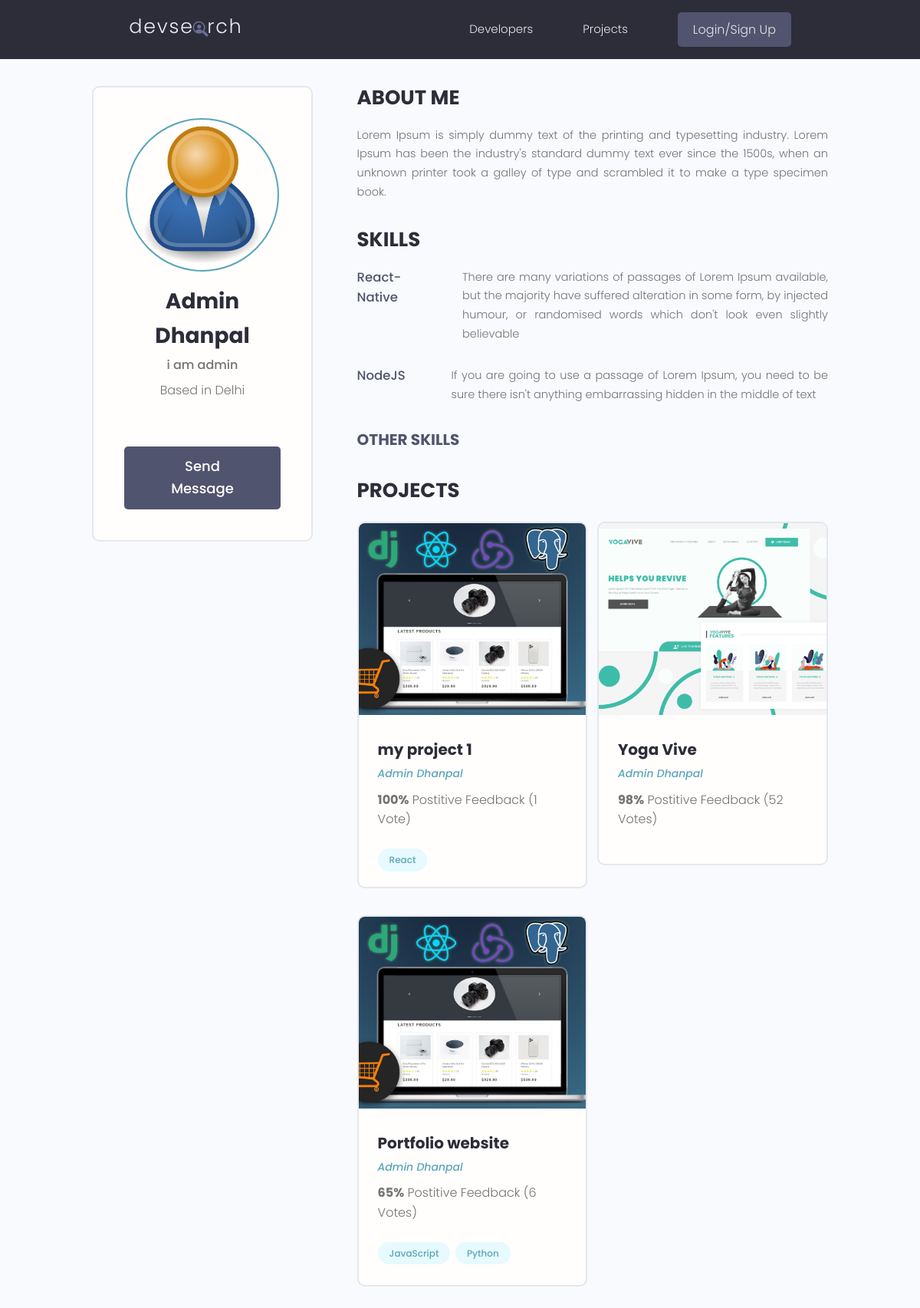
/users/profile/56ba7b20-1edb-4a6a-aa9d-6fe142777e73/, run on the app's committed database.
### users/models.py (models this page shows, shortened)
class Profile(models.Model):
    user = models.OneToOneField(User, on_delete=models.CASCADE, null=True, blank=True)
    name = models.CharField(max_length=200, blank=True, null=True)
    email = models.EmailField(max_length=500, blank=True, null=True)
    username = models.CharField(max_length=200, blank=True, null=True)
    location = models.CharField(max_length=200, blank=True, null=True)
    short_intro = models.CharField(max_length=200, blank=True, null=True)
    bio = models.TextField(blank=True,null=True)
    profile_image = models.ImageField(null=True,blank=True,upload_to='profiles/',default='profiles/user-default.png')
    social_github = models.CharField(max_length=200, blank=True, null=True)
    social_stackoverflow = models.CharField(max_length=200, blank=True, null=True)
    social_twitter = models.CharField(max_length=200, blank=True, null=True)
    social_linkedln = models.CharField(max_length=200, blank=True, null=True)
    social_youtube = models.CharField(max_length=200, blank=True, null=True)
    social_website = models.CharField(max_length=200, blank=True, null=True)
    created = models.DateTimeField(auto_now_add=True)
    id = models.UUIDField(default=uuid.uuid4, unique=True, primary_key=True,editable=False)
    def __str__(self):
        return str(self.name)

class Skill(models.Model):
    owner = models.ForeignKey(Profile, on_delete=models.CASCADE, null=True)
    name = models.CharField(max_length=200, blank=True, null=True)
    description = models.TextField(null=True, blank=True)
    created = models.DateTimeField(auto_now_add=True)
    id = models.UUIDField(default=uuid.uuid4, unique=True, primary_key=True, editable=False)

### projects/models.py (models this page shows, shortened)
class Project(models.Model):
    owner = models.ForeignKey(Profile,null=True, blank=True,on_delete=models.SET_NULL)
    title = models.CharField(max_length=200)
    description = models.TextField(null=True, blank=True )
    featured_image = models.ImageField(null=True, blank=True, default="default.jpg")
    demo_link = models.CharField(max_length=2000, null=True, blank=True)
    source_link = models.CharField(max_length=2000, null=True, blank=True)
    tags = models.ManyToManyField('Tag',blank=True)
    vote_total = models.IntegerField(default=0, null=True, blank=True)
    vote_ratio = models.IntegerField(default=0, null=True, blank=True)
    created = models.DateTimeField(auto_now_add=True)
    id = models.UUIDField(default=uuid.uuid4,  unique=True, primary_key=True, editable=False)
    class Meta:
        ordering = ['-vote_ratio', '-vote_total','title']

class Tag(models.Model):
    name = models.CharField(max_length=200)
    created = models.DateTimeField(auto_now_add=True)
    id = models.UUIDField(default=uuid.uuid4, unique=True,primary_key=True, editable=False)
    def __str__(self):
        return self.name

### users/views.py (the view)
# urls.py: path('profile/<str:pk>/', views.userProfile, name='user-profile'),
def userProfile(request,pk):
    profile = Profile.objects.get(id=pk)
    topSkills = profile.skill_set.exclude(description__exact="")
    otherSkills = profile.skill_set.filter(description="")
    context = {'profile': profile,"topSkills":topSkills,"otherSkills":otherSkills}
    return render(request, 'users/user-profile.html', context)

### users/templates/users/user-profile.html (shortened to what this page needs)
{% extends 'main.html' %}
{% block content %}
<main class="profile my-md">
    <div class="container">
      <div class="layout">
        <div class="column column--1of3">
          <div class="card text-center">
            <div class="card__body dev">
              <img class="avatar avatar--xl" src="{{ profile.profile_image.url }}" />
              <h2 class="dev__name">{{profile.name}}</h2>
              <p class="dev__title">{{profile.short_intro}}</p>
              <p class="dev__location">Based in {{profile.location}}</p>
              {% if request.user.profile.id != profile.id %}
                <a href="{% url 'create-message' profile.id %}" class="btn btn--sub btn--lg">Send Message </a>
              {% endif %}
            </div>
          </div>
        </div>
        <div class="column column--2of3">
          <div class="devInfo">
            <h3 class="devInfo__title">About Me</h3>
            <p class="devInfo__about">
              {{profile.bio}}
            </p>
          </div>
          <div class="devInfo">
            <h3 class="devInfo__title">Skills</h3>
            <div class="devInfo__skills">
              {% for skill in topSkills %}
              <div class="devSkill">
                <h4 class="devSkill__title">{{skill.name}}</h4>
                <p class="devSkill__info">
                  {{skill.description}}
                </p>
              </div>
              {% endfor %}
              <h3 class="devInfo__subtitle">Other Skills</h3>
            </div>
          </div>
          <div class="devInfo">
            <h3 class="devInfo__title">Projects</h3>
            <div class="grid grid--two">
              {% for project in profile.project_set.all %}
              <div class="column">
                <div class="card project">
                  <a href="{% url 'project' project.id %}" class="project">
                    <img class="project__thumbnail" src="{{project.featured_image.url}}" alt="project thumbnail" />
                    <div class="card__body">
                      <h3 class="project__title">{{project.title}}</h3>
                      <p><a class="project__author" href="{% url 'user-profile' project.owner.id %}">{{project.owner}}</a></p>
                      <p class="project--rating">
                        <span style="font-weight: bold;">{{project.vote_ratio}}%</span> Postitive
                        Feedback ({{project.vote_total}} Vote{{project.vote_total|pluralize:"s"}})
                      </p>
                      <div class="project__tags">
                        {% for tag in project.tags.all %}
                        <span class="tag tag--pill tag--main">
                          <small>{{tag}}</small>
                        </span>
                        {% endfor %}
                      </div>
                    </div>
                  </a>
                </div>
              </div>
              {% endfor %}
            </div>
          </div>
        </div>
      </div>
    </div>
  </main>
{% endblock content %}

### static/style/app.css (style rules this page uses)
:root { --color-sub: #2d2d39; }
.btn--sub { background-color: var(--color-sub-light); }
.card { border: 2px solid var(--color-light); }
img { width: 100%; }
.profile .card > .dev { padding: 4rem; }
.dev__name { color: var(--color-sub); font-size: 2.8rem; font-weight: 700; margin-top: 1rem; margin-bottom: 0.5rem; }
.dev__title { font-size: 1.6rem; font-weight: 500; line-height: 1.3; }
.dev__location { margin-top: 1rem; }
.devInfo { margin-bottom: 3rem; }
.devInfo__title, .devInfo__subtitle { font-size: 2.6rem; color: var(--color-sub); text-transform: uppercase; font-weight: 700; margin-bottom: 1.5rem; }
.devInfo__subtitle { font-size: 2rem; color: var(--color-sub-light); }
.devInfo__about, .devSkill__info { font-size: 1.45rem; line-height: 1.7; text-align: justify; }
.devSkill { margin-bottom: 3rem; }
.devSkill__title { font-size: 1.65rem; font-weight: 500; color: var(--color-sub-light); }
@media screen and (min-width: 700px) { .devSkill { display: flex; justify-content: space-between; gap: 3rem; } }
@media screen and (min-width: 700px) { .devSkill__info { flex-basis: 80%; } }
.project__author { font-size: 1.4rem; font-style: italic; }
.project--rating { margin-bottom: 1.6em; margin-top: .5em; }
.project__thumbnail { height: 25rem; object-fit: cover; object-position: top center; }
.project__title { font-size: 2rem; font-weight: 700; color: var(--color-sub); }

### static/uikit/styles/modules/_variables.css (style rules this page uses)
:root { --color-main: #5aa5b9; --color-main-light: #e6faff; --color-sub: #3f4156; --color-sub-light: #51546e; --color-sub-lighter: #ededfd; --color-text: #737373; --color-gray: #8b8b8b; --color-light: #e5e7eb; --color-light-gray: #767676; --color-bg: #f8fafd; --color-white: #fffefd; --color-white-light: #f3f3f3; --color-success: #359e64; --color-success-bg: #def8e8; --color-error: #fc4b0b; --color-error-bg: #fff2ee; --font-base: 'Poppins', arial, helvetica, 'Segoe UI', roboto, ubuntu, sans-serif; --font-monospace: 'Fira Code', 'Courier New', courier, monospace; --font-regular: 300; --font-medium: 500; --font-bold: 700; --generic-shadow: 1px 1px 5px #00000010; --generic-transition: all 0.3s ease-in-out; }

### static/uikit/styles/modules/_base.css (style rules this page uses)
* { margin: 0; padding: 0; box-sizing: border-box; text-rendering: optimizeLegibility; color: inherit; font-size: inherit; }
html { font-size: 50%; }
@media only screen and (min-width: 480px) { html { font-size: 56.25%; } }
@media only screen and (min-width: 1200px) { html { font-size: 62.5%; } }
body { line-height: 1.6; font-weight: 400; font-size: 1.5rem; color: var(--color-text); background-color: var(--color-bg); min-height: 100vh; }

### static/uikit/styles/modules/_typography.css (style rules this page uses)
* { font-family: var(--font-base); }
h2 { font-size: 3.6rem; font-weight: var(--font-bold); }
h3 { font-size: 3.2rem; font-weight: var(--font-medium); }
h4 { font-size: 2.8rem; font-weight: var(--font-medium); }
p, span, strong { font-size: 1.6rem; color: var(--color-text); font-weight: var(--font-regular); }
a { padding-bottom: 2px; text-decoration: none; display: inline-block; color: var(--color-main); font-weight: var(--font-medium); }

### static/uikit/styles/modules/_utilities.css (style rules this page uses)
.container { width: 92%; max-width: 165rem; margin: 0 auto; box-sizing: border-box; }
@media screen and (min-width: 1000px) { .container { width: 90%; } }
@media screen and (min-width: 1200px) { .container { width: 80%; } }
.text-center { text-align: center; }
.my-md { margin: 3rem auto; }

### static/uikit/styles/modules/_avatar.css (style rules this page uses)
.avatar { border-radius: 50%; border: 2px solid var(--color-main); object-fit: cover; }
.avatar--xl { height: 20rem; width: 20rem; }

### static/uikit/styles/modules/_button.css (style rules this page uses)
.btn { display: inline-block; position: relative; cursor: pointer; background-color: var(--color-light); font-weight: var(--font-medium); color: var(--color-sub); text-decoration: none; padding: 1rem 2rem; border-radius: 0.5rem; border: none; width: -webkit-fit-content; width: -moz-fit-content; width: fit-content; height: -webkit-fit-content; height: -moz-fit-content; height: fit-content; font-size: 1.6rem; outline-width: 0; outline-color: transparent; -webkit-backface-visibility: hidden; backface-visibility: hidden; transition: all 0.3s ease-in-out; }
.btn--sub { background-color: var(--color-sub); color: var(--color-white); }
.btn--lg { font-size: 1.8rem; padding: 1.2rem 4.5rem; }

### static/uikit/styles/modules/_card.css (style rules this page uses)
.card { border-radius: 1rem; background-color: var(--color-white); border: 1.5px solid var(--color-light); width: auto; height: auto; margin-top: 0.5rem; margin-bottom: 0.5rem; overflow: hidden; }
.card__body, .card__header { padding: 2rem 2.5rem; }

### data on the page
Profile: profile_image (placeholder picture), name "Admin Dhanpal", short_intro "i am admin", location "Delhi", bio "Lorem Ipsum is simply dummy text of the printing and typesetting industry. Lorem Ipsum has been the industry's standard dummy text ever since the 1500s, when an unknown printer took a galley of type and scrambled it to make a type specimen book."
Skill: name "React-Native", description "There are many variations of passages of Lorem Ipsum available, but the majority have suffered alteration in some form, by injected humour, or randomised words which don't look even slightly believable"
Skill: name "NodeJS", description "If you are going to use a passage of Lorem Ipsum, you need to be sure there isn't anything embarrassing hidden in the middle of text"
Project: featured_image (picture), title "my project 1", owner "Admin Dhanpal", vote_ratio "100", vote_total "1"
Tag: name "React"
Project: featured_image (picture), title "Yoga Vive", owner "Admin Dhanpal", vote_ratio "98", vote_total "52"
Project: featured_image (picture), title "Portfolio website", owner "Admin Dhanpal", vote_ratio "65", vote_total "6"
Tag: name "JavaScript"
Tag: name "Python"
